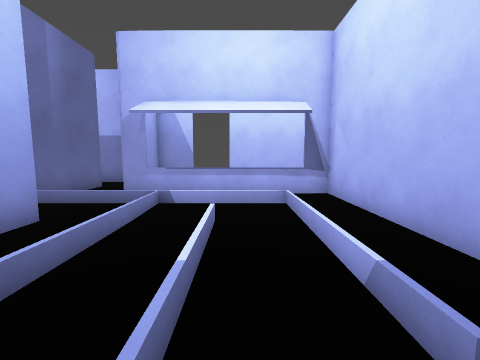
view 1 (above)

16 first-person views from a walk through a 3-D level made in the Godot game engine. The camera is 1.5 m above the floor, tilts 6° down and sees 90° across. The floor is counted in squares, 1 m on a side. Each view is taken from the middle of a square. On the plan, view 1 faces up. The plan holds only what a view shows up to about 13 squares ahead; the rest is blank. Door leaves are left out where a doorway can be walked through.

view 2
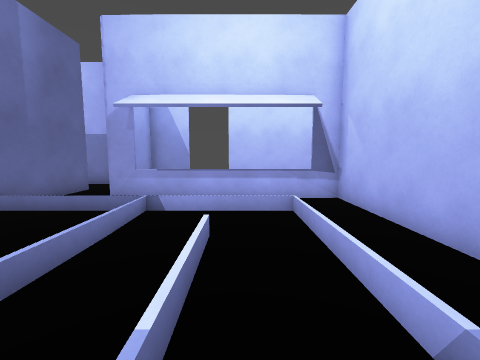

view 3
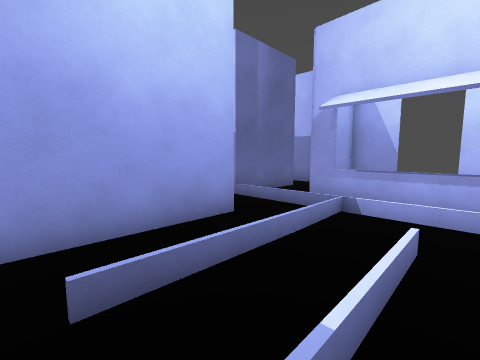

view 4
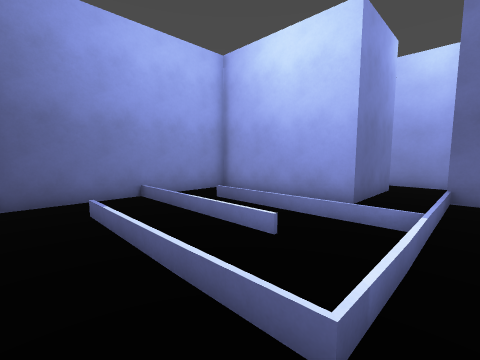

view 5
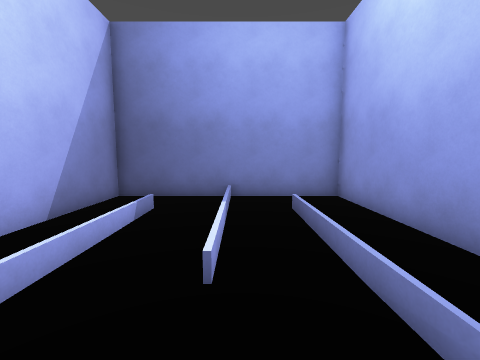

view 6
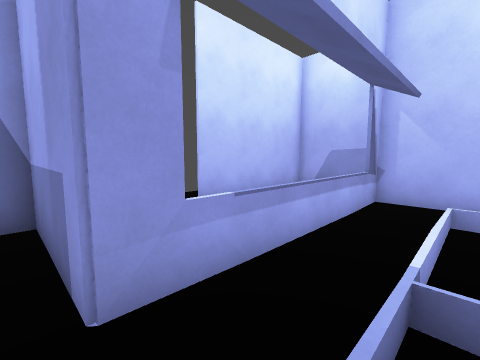

view 7
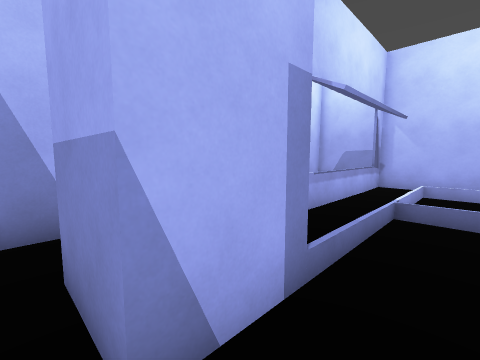

view 8
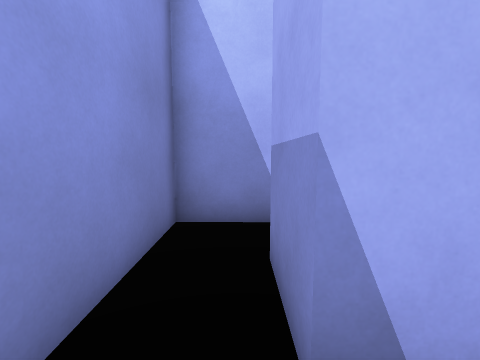

view 9
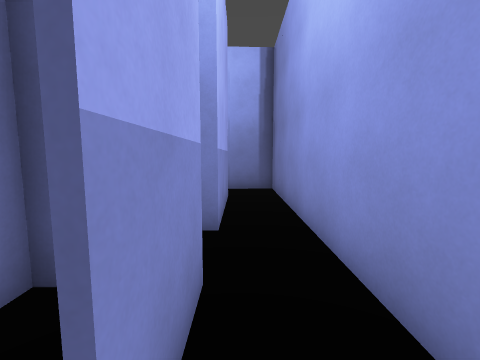

view 10
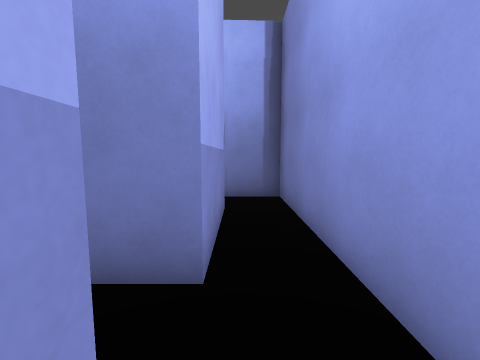

view 11
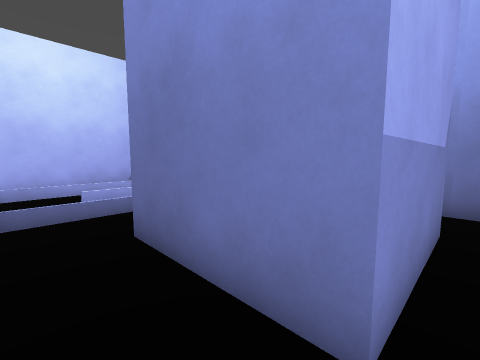

view 12
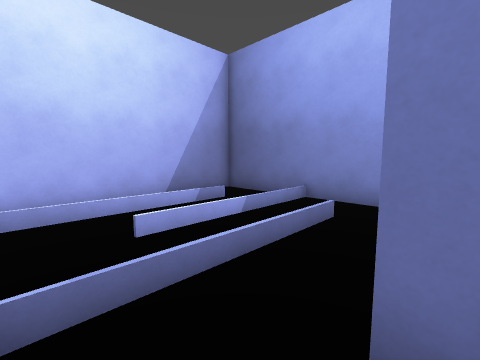

view 13
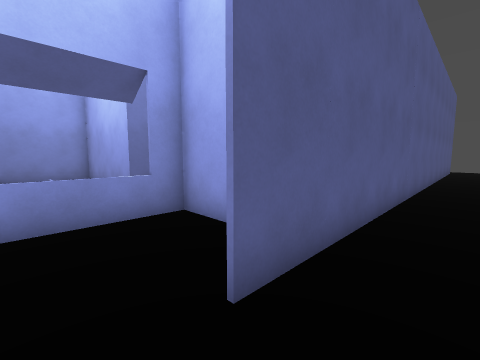

view 14
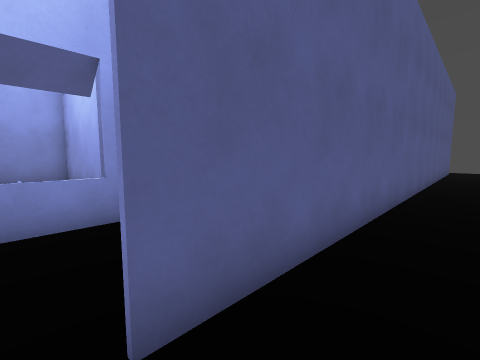

view 15
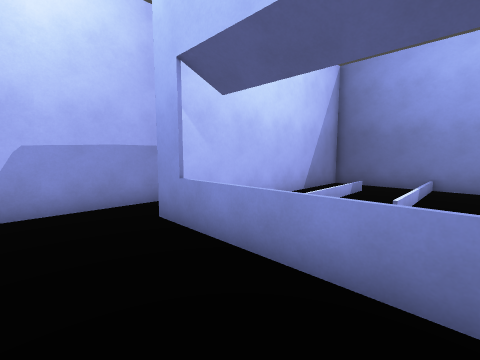

view 16
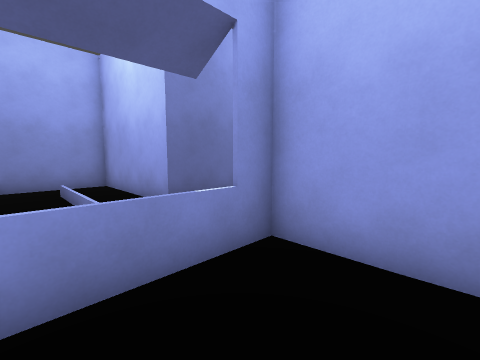

### Floor plan
Points are (right, up) in squares from view 1. A wall is a line through its corners. A room is listed if a view was taken in it or the views show most of it. See-through windows are left out.
Room 1 (views 1, 2, 3, 4, 5, 6, 12)
walls: (-8.6, 5.3) (-4.6, 5.3) (-4.5, -0.7) (3.4, -0.7) (3.4, 9.2) (-4.6, 9.2) (-4.6, 13.2); (-6.6, 11.4) (-6.6, 7.3) (-8.6, 7.3); (-6.6, 13.2) (-7.9, 13.2)
Room 2 (views 7, 8, 9, 10, 11)
walls: (-8.6, 7.3) (-8.6, 9.4); (-8.6, 1.2) (-8.6, 5.3); (-8.3, 11.2) (-10.4, 11.2) (-10.4, 1.5)
Room 3 (views 13, 14)
walls: (-18.9, 13.3) (-2.5, 13.3)
Room 4 (views 15, 16)
walls: (-2.5, 13.2) (-5.1, 13.2); (-4.6, 13.3) (-4.6, 9.3) (3.6, 9.3); (5.3, 8.4) (5.3, 13.2) (-0.6, 13.2)

Positions as (right, up) in squares from view 1, and headings:
1: (0, 0), facing up
2: (0, 1), facing up
3: (0, 1), facing up-left
4: (3, 8), facing down-left
5: (-1, 8), facing down
6: (-5, 7), facing up-right
7: (-9, 6), facing up-right
8: (-9, 6), facing up
9: (-9, 10), facing down
10: (-9, 8), facing down
11: (-9, 7), facing down-right
12: (-5, 7), facing down-right
13: (-1, 15), facing down-left
14: (-2, 15), facing down-left
15: (-2, 12), facing down-right
16: (-1, 12), facing down-left
